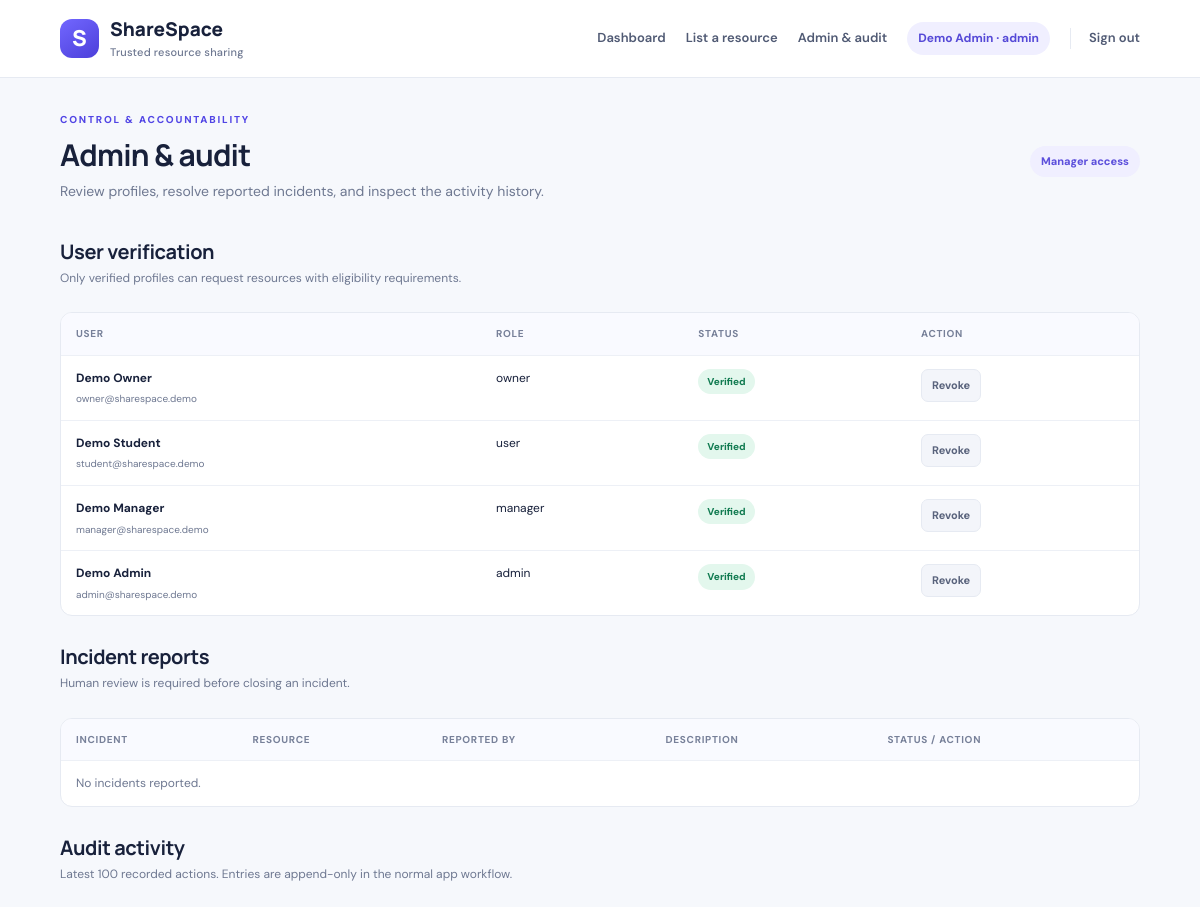
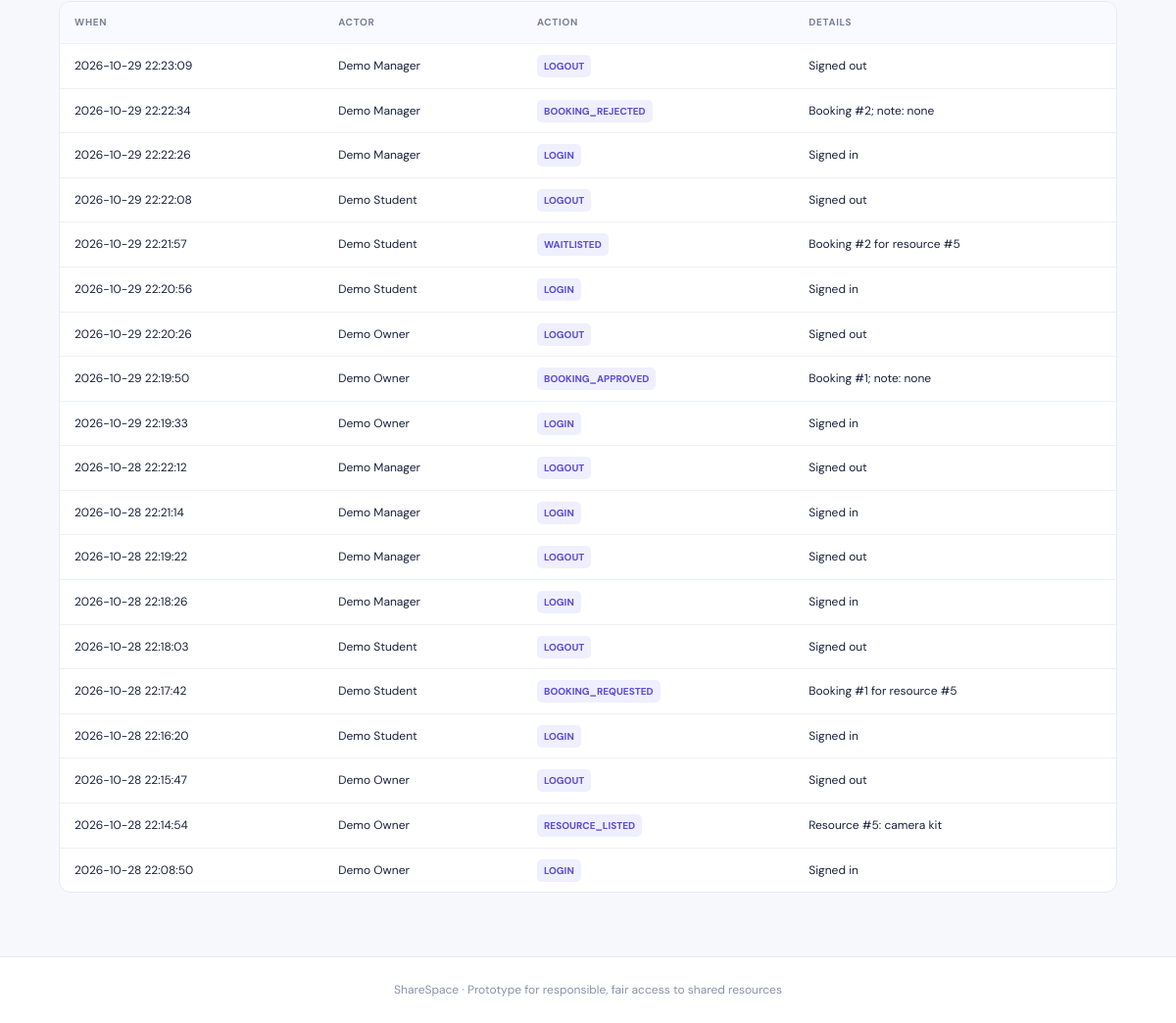
Page /admin (signed in) on the committed database (2 pictures, top to bottom).
### tables this page shows
CREATE TABLE users(
      id INTEGER PRIMARY KEY AUTOINCREMENT, name TEXT NOT NULL, email TEXT UNIQUE NOT NULL,
      password TEXT NOT NULL, role TEXT NOT NULL DEFAULT 'user', verified INTEGER NOT NULL DEFAULT 0,
      created_at TEXT NOT NULL
    );

CREATE TABLE audit_log(
      id INTEGER PRIMARY KEY AUTOINCREMENT, actor_id INTEGER REFERENCES users(id),
      action TEXT NOT NULL, details TEXT NOT NULL, created_at TEXT NOT NULL
    );

### app.py (the view)
@app.route("/admin")
@login_required
@roles_required("manager","admin")
def admin():
    db = get_db()
    users = db.execute("SELECT id,name,email,role,verified,created_at FROM users ORDER BY created_at DESC").fetchall()
    incidents = db.execute("""SELECT i.*,b.resource_id,r.name resource_name,u.name reporter_name FROM incidents i
      JOIN bookings b ON b.id=i.booking_id JOIN resources r ON r.id=b.resource_id JOIN users u ON u.id=i.reporter_id
      ORDER BY i.created_at DESC""").fetchall()
    logs = db.execute("""SELECT a.*,u.name actor_name FROM audit_log a LEFT JOIN users u ON u.id=a.actor_id
      ORDER BY a.id DESC LIMIT 100""").fetchall()
    return render_template("admin.html", users=users, incidents=incidents, logs=logs)

### app.py (called while the page is built)
def get_db():
    if "db" not in g:
        g.db = sqlite3.connect(DB_PATH)
        g.db.row_factory = sqlite3.Row
        g.db.execute("PRAGMA foreign_keys = ON")
    return g.db

def login_required(fn):
    @wraps(fn)
    def wrapper(*args, **kwargs):
        if not session.get("user_id"):
            flash("Please sign in to continue.", "warning")
            return redirect(url_for("login"))
        return fn(*args, **kwargs)
    return wrapper

def roles_required(*roles):
    def decorator(fn):
        @wraps(fn)
        def wrapper(*args, **kwargs):
            if not session.get("user_id"):
                return redirect(url_for("login"))
            if session.get("role") not in roles:
                flash("You do not have permission to perform that action.", "danger")
                return redirect(url_for("dashboard"))
            return fn(*args, **kwargs)
        return wrapper
    return decorator

@app.context_processor
def inject_user():
    return {"current_user": session.get("name"), "current_role": session.get("role")}

### templates/admin.html
{% extends "base.html" %}{% block title %}Admin & audit · ShareSpace{% endblock %}
{% block content %}<div class="welcome-row"><div><div class="eyebrow">CONTROL & ACCOUNTABILITY</div><h1>Admin & audit</h1><p class="muted">Review profiles, resolve reported incidents, and inspect the activity history.</p></div><span class="pill">Manager access</span></div>
<section class="admin-section"><div class="section-heading"><div><h2>User verification</h2><p class="muted">Only verified profiles can request resources with eligibility requirements.</p></div></div><div class="table-wrap"><table><thead><tr><th>User</th><th>Role</th><th>Status</th><th>Action</th></tr></thead><tbody>{% for u in users %}<tr><td><b>{{ u.name }}</b><small>{{ u.email }}</small></td><td>{{ u.role }}</td><td><span class="status {{ 'status-approved' if u.verified else 'status-pending' }}">{{ 'Verified' if u.verified else 'Pending verification' }}</span></td><td><form method="post" action="{{ url_for('verify_user',user_id=u.id) }}"><input type="hidden" name="verified" value="{{ 0 if u.verified else 1 }}"><button class="btn small-btn {{ 'ghost-btn' if u.verified else 'success-btn' }}">{{ 'Revoke' if u.verified else 'Verify' }}</button></form></td></tr>{% endfor %}</tbody></table></div></section>
<section class="admin-section"><div class="section-heading"><div><h2>Incident reports</h2><p class="muted">Human review is required before closing an incident.</p></div></div><div class="table-wrap"><table><thead><tr><th>Incident</th><th>Resource</th><th>Reported by</th><th>Description</th><th>Status / action</th></tr></thead><tbody>{% for i in incidents %}<tr><td>#{{ i.id }}<small>{{ i.incident_type }}</small></td><td>{{ i.resource_name }}</td><td>{{ i.reporter_name }}</td><td>{{ i.description }}</td><td>{% if i.status == 'open' %}<form method="post" action="{{ url_for('resolve_incident',incident_id=i.id) }}"><button class="btn small-btn success-btn">Mark resolved</button></form>{% else %}<span class="status status-approved">Resolved</span>{% endif %}</td></tr>{% else %}<tr><td colspan="5" class="muted">No incidents reported.</td></tr>{% endfor %}</tbody></table></div></section>
<section class="admin-section"><div class="section-heading"><div><h2>Audit activity</h2><p class="muted">Latest 100 recorded actions. Entries are append-only in the normal app workflow.</p></div></div><div class="table-wrap"><table><thead><tr><th>When</th><th>Actor</th><th>Action</th><th>Details</th></tr></thead><tbody>{% for l in logs %}<tr><td class="nowrap">{{ l.created_at }}</td><td>{{ l.actor_name or 'System' }}</td><td><span class="audit-action">{{ l.action }}</span></td><td>{{ l.details }}</td></tr>{% else %}<tr><td colspan="4">No activity yet.</td></tr>{% endfor %}</tbody></table></div></section>{% endblock %}

### templates/base.html (shortened to what this page needs)
<!doctype html>
<html lang="en">
<head>
  <link rel="stylesheet" href="{{ url_for('static', filename='style.css') }}">
</head>
<body>
<header class="topbar">
  <a class="brand" href="{{ url_for('dashboard') if current_user else url_for('login') }}"><span class="brand-mark">S</span><span>ShareSpace<small>Trusted resource sharing</small></span></a>
  {% if current_user %}
  <nav><a href="{{ url_for('dashboard') }}">Dashboard</a>{% if current_role in ['owner','manager','admin'] %}<a href="{{ url_for('new_resource') }}">List a resource</a>{% endif %}{% if current_role in ['manager','admin'] %}<a href="{{ url_for('admin') }}">Admin & audit</a>{% endif %}<span class="user-chip">{{ current_user }} · {{ current_role }}</span><a class="nav-logout" href="{{ url_for('logout') }}">Sign out</a></nav>
  {% endif %}
</header>
<main class="page">
  {% block content %}{% endblock %}
</main>
<footer>ShareSpace · Prototype for responsible, fair access to shared resources</footer>
</body></html>

### static/style.css (style rules this page uses)
:root { --ink:#18213b;--muted:#6e7891;--line:#e6eaf2;--bg:#f6f8fc;--primary:#5145e5;--primary-dark:#4035c7;--green:#16845b;--red:#c63f4e;--amber:#a46b0a;--white:#fff;--shadow:0 8px 28px rgba(29,43,81,.06) }
* { box-sizing:border-box }
body { margin:0;background:var(--bg);color:var(--ink);font-family:'DM Sans',sans-serif;font-size:14px;line-height:1.55 }
a { color:var(--primary);text-decoration:none }
button,input,select,textarea { font:inherit }
.topbar { height:auto;min-height:78px;background:#fff;border-bottom:1px solid var(--line);padding:14px max(5vw,22px);display:flex;align-items:center;justify-content:space-between;gap:22px }
.brand { display:flex;align-items:center;gap:11px;color:var(--ink);font-family:Manrope,sans-serif;font-size:19px;font-weight:800;line-height:1.2 }
.brand small { display:block;color:var(--muted);font:500 11px 'DM Sans',sans-serif;letter-spacing:.2px;margin-top:4px }
.brand-mark { width:39px;height:39px;background:linear-gradient(145deg,#7267ff,#4c3fda);color:#fff;border-radius:12px;display:grid;place-items:center;font-size:22px }
.topbar nav { display:flex;align-items:center;gap:20px;flex-wrap:wrap }
.topbar nav>a { color:#505a74;font-weight:600;font-size:13px }
.user-chip { background:#f0efff;color:#5549d7;border-radius:20px;padding:7px 11px;font-size:12px;font-weight:700 }
.nav-logout { border-left:1px solid var(--line);padding-left:18px }
.page { max-width:1240px;width:90%;margin:34px auto 65px;min-height:65vh }
footer { text-align:center;color:#8a92a7;font-size:12px;padding:24px;border-top:1px solid var(--line);background:#fff }
.welcome-row { display:flex;justify-content:space-between;align-items:center;gap:20px;margin-bottom:27px }
.eyebrow { font-size:10px;letter-spacing:1.8px;font-weight:800;color:var(--primary);margin-bottom:8px }
h1,h2,h3 { font-family:Manrope,sans-serif;line-height:1.25;margin:0;color:var(--ink) }
h1 { font-size:30px;letter-spacing:-.8px }
h2 { font-size:20px;letter-spacing:-.4px }
p { margin:8px 0 }
.muted { color:var(--muted) }
.btn { display:inline-flex;align-items:center;justify-content:center;gap:7px;border:0;border-radius:9px;padding:11px 16px;font-weight:700;cursor:pointer;transition:.15s;text-decoration:none;white-space:nowrap }
.ghost-btn { background:#f3f5fa;color:#59637c;border:1px solid var(--line) }
.small-btn { padding:7px 10px;font-size:11px;border-radius:7px }
.section-heading { display:flex;align-items:center;justify-content:space-between;gap:20px;margin:12px 0 17px }
.section-heading p { font-size:12px;margin-top:5px }
.pill { background:#f0efff;color:#5d50dc;border-radius:30px;padding:7px 11px;font-size:11px;font-weight:800 }
.status { display:inline-flex;align-items:center;border-radius:20px;padding:5px 9px;font-size:10px;font-weight:800;background:#f0f2f7;color:#6d768a;white-space:nowrap }
.status-approved,.status-returned { background:#e3f7ed;color:#117b51 }
.admin-section { margin-top:28px }
.table-wrap { overflow-x:auto;background:#fff;border:1px solid var(--line);border-radius:12px }
.table-wrap table { border-collapse:collapse;width:100%;font-size:12px }
.table-wrap th { text-align:left;background:#f9faff;color:#778099;font-size:10px;text-transform:uppercase;letter-spacing:.7px }
.table-wrap th,.table-wrap td { padding:13px 15px;border-bottom:1px solid #edf0f6;vertical-align:top }
.table-wrap tr:last-child td { border-bottom:0 }
.table-wrap td small { display:block;color:var(--muted);margin-top:4px }
.audit-action { font-size:10px;font-weight:800;color:#5b50d5;background:#f0efff;padding:5px 7px;border-radius:5px;white-space:nowrap }
.nowrap { white-space:nowrap }

### rows in the picture
users: name "Demo Admin", role "admin", email "admin@sharespace.demo", verified "Verified", verified "Revoke"
users: name "Demo Owner", email "owner@sharespace.demo", role "owner", verified "Verified", verified "Revoke"
users: name "Demo Student", email "student@sharespace.demo", role "user", verified "Verified", verified "Revoke"
users: name "Demo Manager", email "manager@sharespace.demo", role "manager", verified "Verified", verified "Revoke"
audit_log: created_at "2026-10-29 22:23:09", name "Demo Manager", action "LOGOUT", details "Signed out"
audit_log: created_at "2026-10-29 22:22:34", name "Demo Manager", action "BOOKING_REJECTED", details "Booking #2; note: none"
audit_log: created_at "2026-10-29 22:22:26", name "Demo Manager", action "LOGIN", details "Signed in"
audit_log: created_at "2026-10-29 22:22:08", name "Demo Student", action "LOGOUT", details "Signed out"
audit_log: created_at "2026-10-29 22:21:57", name "Demo Student", action "WAITLISTED", details "Booking #2 for resource #5"
audit_log: created_at "2026-10-29 22:20:56", name "Demo Student", action "LOGIN", details "Signed in"
audit_log: created_at "2026-10-29 22:20:26", name "Demo Owner", action "LOGOUT", details "Signed out"
audit_log: created_at "2026-10-29 22:19:50", name "Demo Owner", action "BOOKING_APPROVED", details "Booking #1; note: none"
audit_log: created_at "2026-10-29 22:19:33", name "Demo Owner", action "LOGIN", details "Signed in"
audit_log: created_at "2026-10-28 22:22:12", name "Demo Manager", action "LOGOUT", details "Signed out"
audit_log: created_at "2026-10-28 22:21:14", name "Demo Manager", action "LOGIN", details "Signed in"
audit_log: created_at "2026-10-28 22:19:22", name "Demo Manager", action "LOGOUT", details "Signed out"
audit_log: created_at "2026-10-28 22:18:26", name "Demo Manager", action "LOGIN", details "Signed in"
audit_log: created_at "2026-10-28 22:18:03", name "Demo Student", action "LOGOUT", details "Signed out"
audit_log: created_at "2026-10-28 22:17:42", name "Demo Student", action "BOOKING_REQUESTED", details "Booking #1 for resource #5"
audit_log: created_at "2026-10-28 22:16:20", name "Demo Student", action "LOGIN", details "Signed in"
audit_log: created_at "2026-10-28 22:15:47", name "Demo Owner", action "LOGOUT", details "Signed out"
audit_log: created_at "2026-10-28 22:14:54", name "Demo Owner", action "RESOURCE_LISTED", details "Resource #5: camera kit"
audit_log: created_at "2026-10-28 22:08:50", name "Demo Owner", action "LOGIN", details "Signed in"
